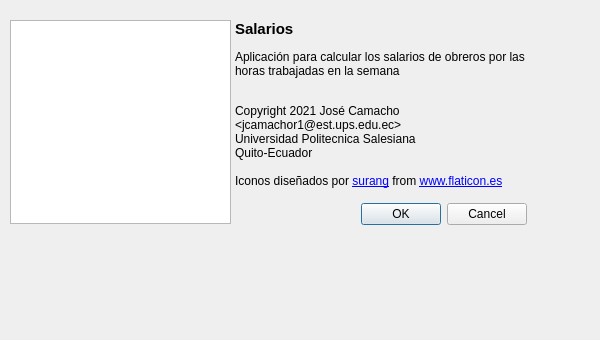
<?xml version="1.0" encoding="UTF-8"?>
<ui version="4.0">
 <class>Acerca</class>
 <widget class="QDialog" name="Acerca">
  <property name="geometry">
   <rect>
    <x>0</x>
    <y>0</y>
    <width>600</width>
    <height>340</height>
   </rect>
  </property>
  <property name="minimumSize">
   <size>
    <width>600</width>
    <height>340</height>
   </size>
  </property>
  <property name="maximumSize">
   <size>
    <width>600</width>
    <height>340</height>
   </size>
  </property>
  <property name="windowTitle">
   <string>Acerca de Salarios</string>
  </property>
  <widget class="QWidget" name="widget" native="true">
   <property name="geometry">
    <rect>
     <x>10</x>
     <y>20</y>
     <width>221</width>
     <height>238</height>
    </rect>
   </property>
   <layout class="QVBoxLayout" name="verticalLayout">
    <item>
     <widget class="QGraphicsView" name="graphicsView">
      <property name="styleSheet">
       <string notr="true">border-image: url(:/imagenes/Recursos/salario.png);</string>
      </property>
     </widget>
    </item>
    <item>
     <widget class="QLabel" name="outVersion">
      <property name="toolTip">
       <string>&lt;html&gt;&lt;head/&gt;&lt;body&gt;&lt;p align=&quot;center&quot;&gt;&lt;br/&gt;&lt;/p&gt;&lt;/body&gt;&lt;/html&gt;</string>
      </property>
      <property name="text">
       <string>&lt;html&gt;&lt;head/&gt;&lt;body&gt;&lt;p align=&quot;center&quot;&gt;&lt;br/&gt;&lt;/p&gt;&lt;/body&gt;&lt;/html&gt;</string>
      </property>
     </widget>
    </item>
   </layout>
  </widget>
  <widget class="QWidget" name="widget_3" native="true">
   <property name="geometry">
    <rect>
     <x>235</x>
     <y>20</y>
     <width>301</width>
     <height>301</height>
    </rect>
   </property>
   <layout class="QVBoxLayout" name="verticalLayout_2">
    <item>
     <widget class="QLabel" name="label_2">
      <property name="text">
       <string>&lt;html&gt;&lt;head/&gt;&lt;body&gt;&lt;p&gt;&lt;span style=&quot; font-size:11pt; font-weight:600;&quot;&gt;Salarios&lt;/span&gt;&lt;/p&gt;&lt;p&gt;Aplicación para calcular los salarios de obreros por las horas trabajadas en la semana&lt;/p&gt;&lt;p&gt;&lt;br/&gt;Copyright 2021 José Camacho &amp;lt;jcamachor1@est.ups.edu.ec&amp;gt;&lt;br/&gt;Universidad Politecnica Salesiana&lt;br/&gt;Quito-Ecuador&lt;br/&gt;&lt;br/&gt;Iconos diseñados por &lt;a href=&quot;https://www.flaticon.es/autores/surang&quot;&gt;&lt;span style=&quot; text-decoration: underline; color:#0000ff;&quot;&gt;surang&lt;/span&gt;&lt;/a&gt; from &lt;a href=&quot;https://www.flaticon.es/&quot;&gt;&lt;span style=&quot; text-decoration: underline; color:#0000ff;&quot;&gt;www.flaticon.es&lt;/span&gt;&lt;/a&gt;&lt;/p&gt;&lt;/body&gt;&lt;/html&gt;</string>
      </property>
      <property name="wordWrap">
       <bool>true</bool>
      </property>
     </widget>
    </item>
    <item>
     <widget class="QWidget" name="widget_2" native="true">
      <layout class="QHBoxLayout" name="horizontalLayout">
       <item>
        <spacer name="horizontalSpacer">
         <property name="orientation">
          <enum>Qt::Horizontal</enum>
         </property>
         <property name="sizeHint" stdset="0">
          <size>
           <width>40</width>
           <height>20</height>
          </size>
         </property>
        </spacer>
       </item>
       <item>
        <widget class="QDialogButtonBox" name="buttonBox">
         <property name="orientation">
          <enum>Qt::Horizontal</enum>
         </property>
         <property name="standardButtons">
          <set>QDialogButtonBox::Cancel|QDialogButtonBox::Ok</set>
         </property>
        </widget>
       </item>
      </layout>
     </widget>
    </item>
    <item>
     <spacer name="verticalSpacer">
      <property name="orientation">
       <enum>Qt::Vertical</enum>
      </property>
      <property name="sizeHint" stdset="0">
       <size>
        <width>20</width>
        <height>40</height>
       </size>
      </property>
     </spacer>
    </item>
   </layout>
  </widget>
 </widget>
 <resources/>
 <connections>
  <connection>
   <sender>buttonBox</sender>
   <signal>accepted()</signal>
   <receiver>Acerca</receiver>
   <slot>accept()</slot>
   <hints>
    <hint type="sourcelabel">
     <x>248</x>
     <y>254</y>
    </hint>
    <hint type="destinationlabel">
     <x>157</x>
     <y>274</y>
    </hint>
   </hints>
  </connection>
  <connection>
   <sender>buttonBox</sender>
   <signal>rejected()</signal>
   <receiver>Acerca</receiver>
   <slot>reject()</slot>
   <hints>
    <hint type="sourcelabel">
     <x>316</x>
     <y>260</y>
    </hint>
    <hint type="destinationlabel">
     <x>286</x>
     <y>274</y>
    </hint>
   </hints>
  </connection>
 </connections>
</ui>
